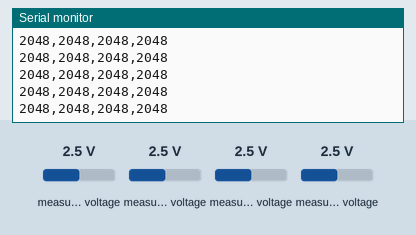
Simulated run of this sketch. Board: Arduino Uno, built with avr-gcc and run on an emulated ATmega328P. Shown: the last lines printed to the serial monitor. Wiring (inferred from the names in the program): MCP3208 converter: CS pin 10. Inputs (shaded band) come from the test bench; at power-on: measured voltage 2.5 V.

Above: at 1.2 s.
1.3 s: measured voltage (sensor 200) set to 0.1 V
At 2.0 s:
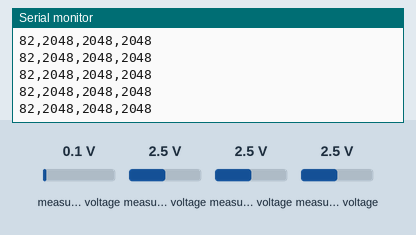
2.8 s: measured voltage (sensor 202) set to 1.2 V
At 3.9 s:
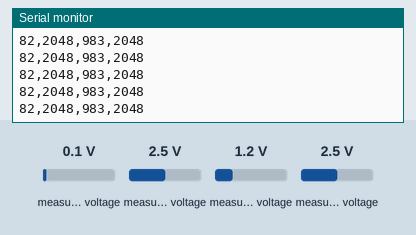
5.8 s: measured voltage (sensor 201) set to 0.1 V
At 6.8 s:
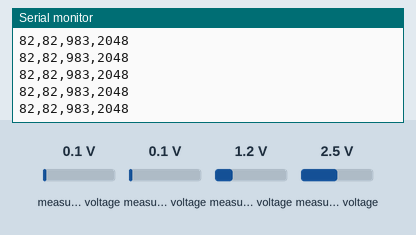
7.3 s: measured voltage (sensor 203) set to 0.1 V
At 8.2 s:
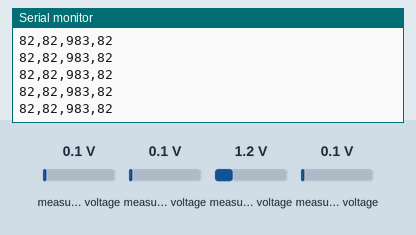
8.8 s: measured voltage (sensor 200) set to 1.2 V
At 9.8 s:
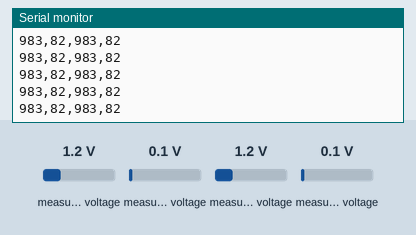
10.3 s: measured voltage (sensor 201) set to 1.2 V
At 11.4 s:
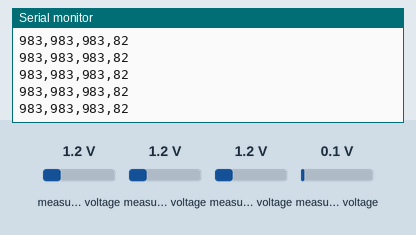
Timing chart, 0 to 12.8 s (numbered marks = the images above; inputs shaded):
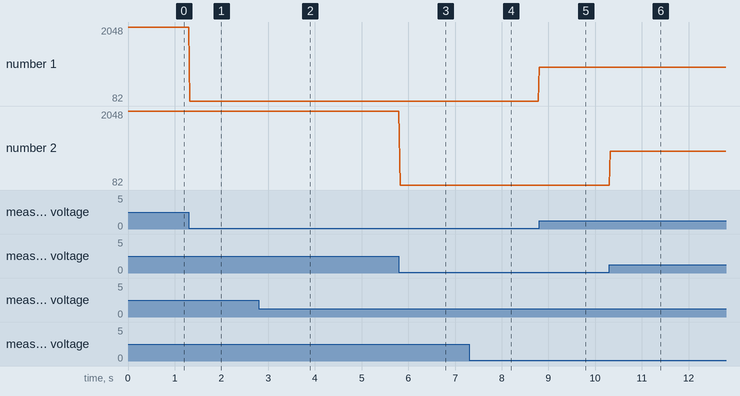

Measured:
- after the input at 1.3 s, the serial monitor: prints a new line at once (image 1)
- after the input at 2.8 s, the serial monitor: prints a new line at once (image 2)
- after the input at 5.8 s, the serial monitor: prints a new line at once (image 3)
- after the input at 7.3 s, the serial monitor: prints a new line at once (image 4)
- after the input at 8.8 s, the serial monitor: prints a new line at once (image 5)
- after the input at 10.3 s, the serial monitor: prints a new line at once (image 6)
- plotted number 1: 2048 → 82 after the input at 1.3 s

The sketch:

osci_01.ino
```cpp
#include <SPI.h>

const int CS_PIN = 10;  // Chip Select conectado al pin 10

void setup() {
  SPI.begin();
  pinMode(CS_PIN, OUTPUT);
  digitalWrite(CS_PIN, HIGH);
  Serial.begin(115200);
}

int leerMCP3208(byte canal) {
  byte comando = 0b00000110 | ((canal & 0x04) >> 2);
  byte segundo = (canal & 0x03) << 6;

  digitalWrite(CS_PIN, LOW);
  SPI.transfer(comando);
  int alta = SPI.transfer(segundo) & 0x0F;
  int baja = SPI.transfer(0x00);
  digitalWrite(CS_PIN, HIGH);

  return (alta << 8) | baja;  // Resultado de 12 bits
}

void loop() {
  int valor0 = leerMCP3208(0);  // CH0
  int valor1 = leerMCP3208(1);  // CH1
  int valor2 = leerMCP3208(2);  // CH2
  int valor3 = leerMCP3208(3);  // CH3

  // Enviar los 4 canales separados por comas
  Serial.print(valor0);
  Serial.print(",");
  Serial.print(valor1);
  Serial.print(",");
  Serial.print(valor2);
  Serial.print(",");
  Serial.println(valor3);

  delay(25);
}
```
